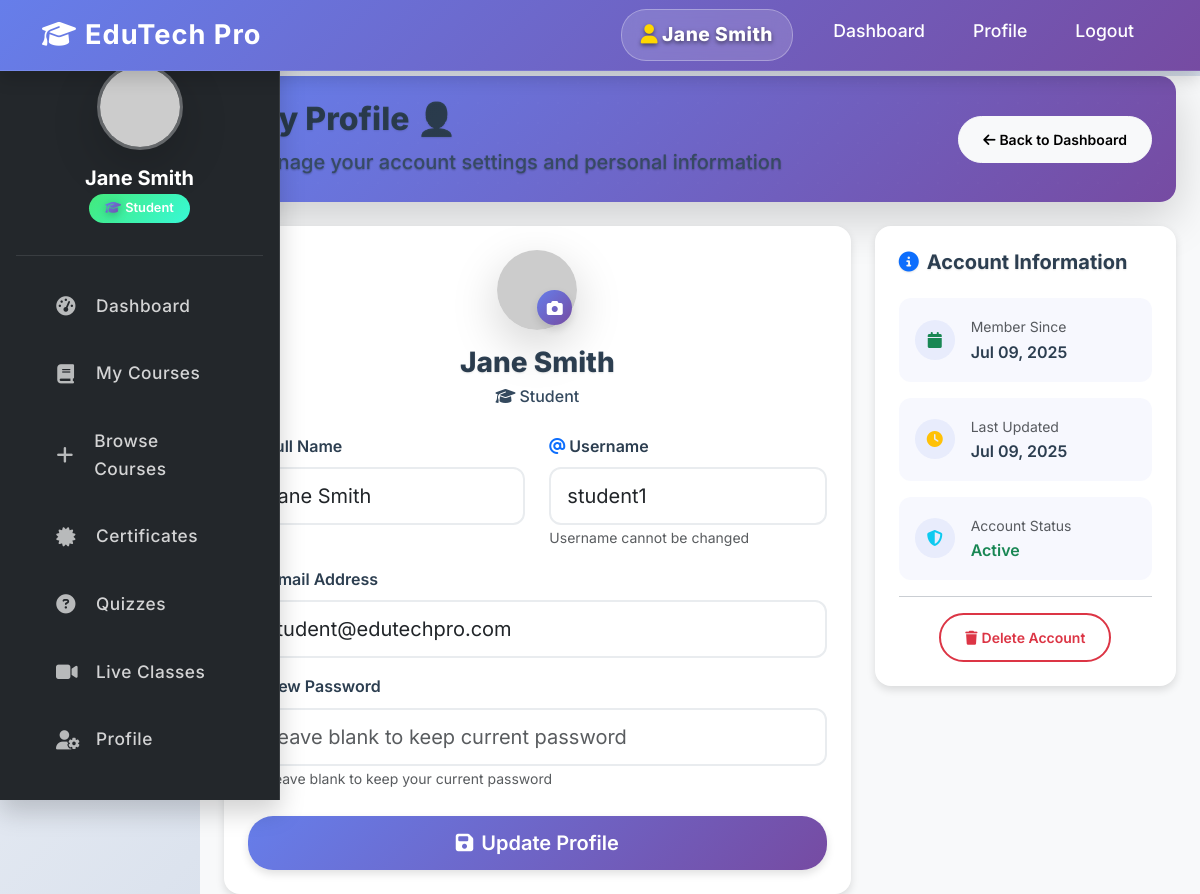
The page /student/profile.php (signed in) on the database its author committed.
### tables this page shows
CREATE TABLE IF NOT EXISTS `users` (
    `id` INT AUTO_INCREMENT PRIMARY KEY,
    `google_id` VARCHAR(255) UNIQUE,
    `username` VARCHAR(50) UNIQUE,
    `email` VARCHAR(100) UNIQUE NOT NULL,
    `password` VARCHAR(255),
    `full_name` VARCHAR(100) NOT NULL,
    `role` ENUM('admin', 'teacher', 'student') NOT NULL,
    `profile_image` VARCHAR(255),
    `phone` VARCHAR(20),
    `address` TEXT,
    `status` ENUM('active', 'inactive', 'pending') DEFAULT 'active',
    `created_at` TIMESTAMP DEFAULT CURRENT_TIMESTAMP,
    `updated_at` TIMESTAMP DEFAULT CURRENT_TIMESTAMP ON UPDATE CURRENT_TIMESTAMP
);

### student/profile.php (the view, shortened to what this page needs)
<?php
require_once '../config/database.php';
$student_id = $_SESSION['student_id'];
$stmt = $pdo->prepare('SELECT * FROM users WHERE id = ?');
$stmt->execute([$student_id]);
$student = $stmt->fetch();
?>
<!DOCTYPE html>
<html lang="en">
<head>
    <link href="https://cdn.jsdelivr.net/npm/bootstrap@5.3.0/dist/css/bootstrap.min.css" rel="stylesheet">
    <link href="https://cdnjs.cloudflare.com/ajax/libs/font-awesome/6.4.0/css/all.min.css" rel="stylesheet">
    <link href="../assets/css/style.css" rel="stylesheet">
    <link href="../assets/css/student-dashboard.css" rel="stylesheet">
</head>
<body>
    <nav class="navbar navbar-expand-lg navbar-dark bg-primary fixed-top">
        <div class="container">
            <a class="navbar-brand fw-bold" href="dashboard.php">
                <i class="fas fa-graduation-cap me-2"></i>EduTech Pro
            </a>
            <div class="collapse navbar-collapse" id="navbarNav">
                <ul class="navbar-nav ms-auto">
                    <li class="nav-item">
                        <span class="nav-link text-light fw-semibold">
                            <i class="fas fa-user me-1"></i><?php echo htmlspecialchars($student['full_name']); ?>
                        </span>
                    </li>
                    <li class="nav-item"><a class="nav-link" href="dashboard.php">Dashboard</a></li>
                    <li class="nav-item"><a class="nav-link" href="profile.php">Profile</a></li>
                    <li class="nav-item"><a class="nav-link" href="logout.php">Logout</a></li>
                </ul>
            </div>
        </div>
    </nav>
    <div class="container-fluid" style="margin-top: 76px;">
        <div class="row">
            <nav class="col-md-3 col-lg-2 d-md-block sidebar collapse">
                <div class="position-sticky">
                    <div class="text-center mb-4">
                        <div class="student-avatar mb-3">
                            <img src="https://ui-avatars.com/api/?name=<?php echo urlencode($student['full_name']); ?>&background=667eea&color=fff&size=80&font-size=0.4" class="rounded-circle shadow-lg" alt="Avatar">
                        </div>
                        <h5 class="text-white fw-bold mb-1"><?php echo htmlspecialchars($student['full_name']); ?></h5>
                        <span class="badge bg-warning text-dark">
                            <i class="fas fa-graduation-cap me-1"></i>Student
                        </span>
                    </div>
                    <ul class="nav flex-column">
                        <li class="nav-item">
                            <a class="nav-link" href="dashboard.php">
                                <i class="fas fa-tachometer-alt me-2"></i>
                                Dashboard
                            </a>
                        </li>
                        <li class="nav-item">
                            <a class="nav-link" href="enrolled_courses.php">
                                <i class="fas fa-book me-2"></i>
                                My Courses
                            </a>
                        </li>
                        <li class="nav-item">
                            <a class="nav-link" href="browse_courses.php">
                                <i class="fas fa-plus me-2"></i>
                                Browse Courses
                            </a>
                        </li>
                        <li class="nav-item">
                            <a class="nav-link" href="certificates.php">
                                <i class="fas fa-certificate me-2"></i>
                                Certificates
                            </a>
                        </li>
                        <li class="nav-item">
                            <a class="nav-link" href="quizzes.php">
                                <i class="fas fa-question-circle me-2"></i>
                                Quizzes
                            </a>
                        </li>
                        <li class="nav-item">
                            <a class="nav-link" href="live_classes.php">
                                <i class="fas fa-video me-2"></i>
                                Live Classes
                            </a>
                        </li>
                        <li class="nav-item">
                            <a class="nav-link" href="profile.php">
                                <i class="fas fa-user-cog me-2"></i>
                                Profile
                            </a>
                        </li>
                    </ul>
                </div>
            </nav>
            <main class="col-md-9 ms-sm-auto col-lg-10 px-md-4 dashboard-main-content">
                <div class="dashboard-hero mb-4 p-4 rounded-4 shadow-lg fade-in-up">
                    <div class="d-flex justify-content-between align-items-center">
                        <div>
                            <h1 class="h2 fw-bold text-gradient mb-2">My Profile 👤</h1>
                            <p class="mb-0 opacity-75 fs-5">Manage your account settings and personal information</p>
                        </div>
                        <div class="text-end">
                            <a href="dashboard.php" class="btn btn-light btn-sm">
                                <i class="fas fa-arrow-left me-1"></i>Back to Dashboard
                            </a>
                        </div>
                    </div>
                </div>
                <div class="row">
                    <div class="col-lg-8 fade-in-up" style="animation-delay: 0.2s;">
                        <div class="dashboard-card p-4">
                            <div class="text-center mb-4">
                                <div class="profile-avatar mb-3">
                                    <img src="https://ui-avatars.com/api/?name=<?php echo urlencode($student['full_name']); ?>&background=667eea&color=fff&size=120&font-size=0.4" class="rounded-circle shadow-lg" alt="Avatar">
                                    <div class="avatar-badge">
                                        <i class="fas fa-camera"></i>
                                    </div>
                                </div>
                                <h3 class="fw-bold text-gradient mb-1"><?php echo htmlspecialchars($student['full_name']); ?></h3>
                                <p class="text-muted mb-0">
                                    <i class="fas fa-graduation-cap me-1"></i>Student
                                </p>
                            </div>
                            <form method="POST" autocomplete="off">
                                <div class="row">
                                    <div class="col-md-6 mb-3">
                                        <label class="form-label fw-semibold">
                                            <i class="fas fa-user me-1 text-primary"></i>Full Name
                                        </label>
                                        <input type="text" name="full_name" class="form-control form-control-lg" value="<?php echo htmlspecialchars($student['full_name']); ?>" required>
                                    </div>
                                    <div class="col-md-6 mb-3">
                                        <label class="form-label fw-semibold">
                                            <i class="fas fa-at me-1 text-primary"></i>Username
                                        </label>
                                        <input type="text" class="form-control form-control-lg" value="<?php echo htmlspecialchars($student['username']); ?>" readonly>
                                        <small class="form-text text-muted">Username cannot be changed</small>
                                    </div>
                                </div>
                                <div class="mb-3">
                                    <label class="form-label fw-semibold">
                                        <i class="fas fa-envelope me-1 text-primary"></i>Email Address
                                    </label>
                                    <input type="email" name="email" class="form-control form-control-lg" value="<?php echo htmlspecialchars($student['email']); ?>" required>
                                </div>
                                <div class="mb-4">
                                    <label class="form-label fw-semibold">
                                        <i class="fas fa-lock me-1 text-primary"></i>New Password
                                    </label>
                                    <input type="password" name="password" class="form-control form-control-lg" placeholder="Leave blank to keep current password">
                                    <small class="form-text text-muted">
                                        <i class="fas fa-info-circle me-1"></i>Leave blank to keep your current password
                                    </small>
                                </div>
                                <div class="d-grid">
                                    <button type="submit" class="btn btn-primary btn-lg">
                                        <i class="fas fa-save me-2"></i>Update Profile
                                    </button>
                                </div>
                            </form>
                        </div>
                    </div>
                    <div class="col-lg-4 fade-in-up" style="animation-delay: 0.4s;">
                        <div class="dashboard-card p-4">
                            <h5 class="card-title mb-4">
                                <i class="fas fa-info-circle me-2 text-primary"></i>Account Information
                            </h5>
                            <div class="info-item mb-3">
                                <div class="d-flex align-items-center">
                                    <div class="info-icon me-3">
                                        <i class="fas fa-calendar text-success"></i>
                                    </div>
                                    <div>
                                        <small class="text-muted">Member Since</small>
                                        <div class="fw-semibold"><?php echo date('M d, Y', strtotime($student['created_at'])); ?></div>
                                    </div>
                                </div>
                            </div>
                            <div class="info-item mb-3">
                                <div class="d-flex align-items-center">
                                    <div class="info-icon me-3">
                                        <i class="fas fa-clock text-warning"></i>
                                    </div>
                                    <div>
                                        <small class="text-muted">Last Updated</small>
                                        <div class="fw-semibold"><?php echo date('M d, Y', strtotime($student['updated_at'] ?? $student['created_at'])); ?></div>
                                    </div>
                                </div>
                            </div>
                            <div class="info-item mb-3">
                                <div class="d-flex align-items-center">
                                    <div class="info-icon me-3">
                                        <i class="fas fa-shield-alt text-info"></i>
                                    </div>
                                    <div>
                                        <small class="text-muted">Account Status</small>
                                        <div class="fw-semibold text-success">Active</div>
                                    </div>
                                </div>
                            </div>
                            <hr>
                            <div class="text-center">
                                <button class="btn btn-outline-danger btn-sm" onclick="confirmDelete()">
                                    <i class="fas fa-trash me-1"></i>Delete Account
                                </button>
                            </div>
                        </div>
                    </div>
                </div>
            </main>
        </div>
    </div>
</body>
</html>

### assets/css/style.css (style rules this page uses)
:root { --primary-color: #0d6efd; --secondary-color: #6c757d; --success-color: #198754; --warning-color: #ffc107; --danger-color: #dc3545; --light-color: #f8f9fa; --dark-color: #212529; }
* { margin: 0; padding: 0; box-sizing: border-box; }
body { font-family: 'Segoe UI', Tahoma, Geneva, Verdana, sans-serif; line-height: 1.6; color: var(--dark-color); padding-top: 76px; }
.btn { border-radius: 25px; padding: 10px 25px; font-weight: 600; transition: all 0.3s ease; }
.btn-primary { background: linear-gradient(135deg, var(--primary-color), #0056b3); border: none; }
.navbar { background: linear-gradient(90deg, #0d6efd 60%, #0056b3 100%) !important; box-shadow: 0 2px 10px rgba(0,0,0,0.08); }
.navbar .navbar-brand { font-weight: 700; font-size: 1.7rem; color: #fff !important; letter-spacing: 1px; }
.navbar .nav-link, .navbar .dropdown-toggle { color: #fff !important; font-size: 1.1rem; margin-left: 1rem; margin-right: 1rem; transition: color 0.2s; }
body { padding-top: 76px; }
.fade-in-up { animation: fadeInUp 0.6s ease-out; }
.dashboard-card { background: white; border-radius: 15px; padding: 1.5rem; box-shadow: 0 5px 15px rgba(0,0,0,0.1); transition: all 0.3s ease; }
.sidebar { background: #23272b !important; color: #f8f9fa; box-shadow: 2px 0 16px rgba(0,0,0,0.08); border-top: none !important; border-right: 1px solid #222831; margin-top: 0 !important; border-top-left-radius: 0 !important; border-top-right-radius: 0 !important; top: 0; position: sticky; height: 100vh; z-index: 1029; display: flex; flex-direction: column; min-width: 220px; padding: 2rem 1rem 1rem 1rem; }
.sidebar .text-center { margin-top: 0 !important; margin-bottom: 2rem !important; }
.sidebar .nav-link { color: #f8f9fa !important; background: transparent; padding: 0.75rem 1.25rem; border-radius: 8px; margin-bottom: 0.5rem; font-size: 1.08rem; font-weight: 500; letter-spacing: 0.5px; transition: background 0.2s, color 0.2s, box-shadow 0.2s; display: flex; align-items: center; gap: 0.75rem; }
.sidebar .nav-link i { font-size: 1.2rem; opacity: 0.85; }
.form-control { border-radius: 8px; border: 2px solid #e9ecef; padding: 0.75rem 1rem; transition: all 0.3s ease; }
.badge { padding: 0.5rem 1rem; border-radius: 20px; font-weight: 600; }
.container-fluid, .row, main { margin-top: 0 !important; }
.dashboard-main-content { margin-top: 0 !important; }
.sidebar .text-center { margin-top: 0 !important; margin-bottom: 1rem !important; }

### rows shown on the page
users: full_name "Jane Smith", username "student1", email "student@edutechpro.com", created_at "Jul 09, 2025", updated_at "Jul 09, 2025"
